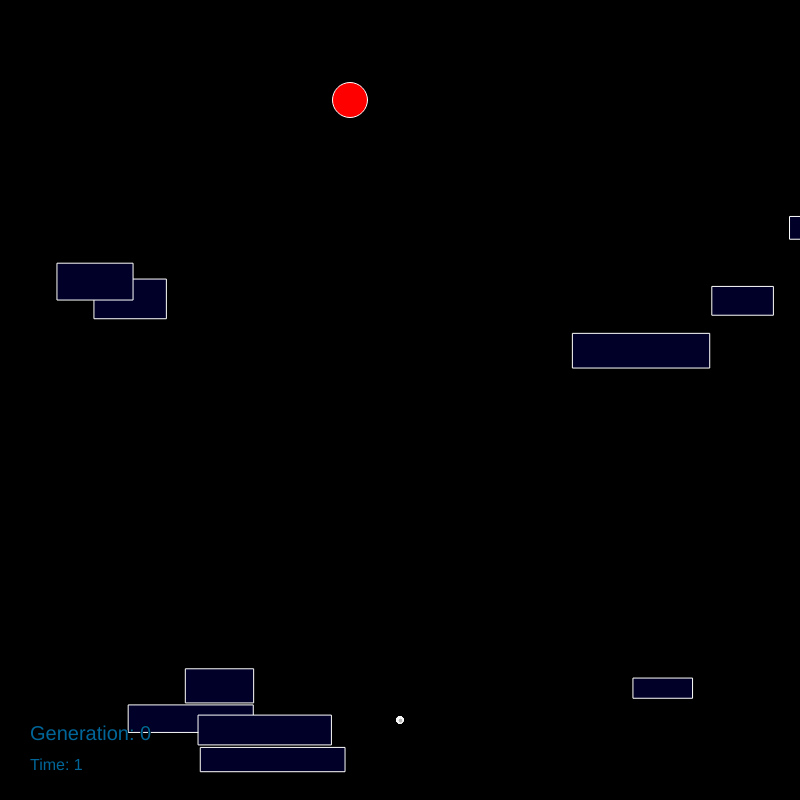
Frame 1 (no input)
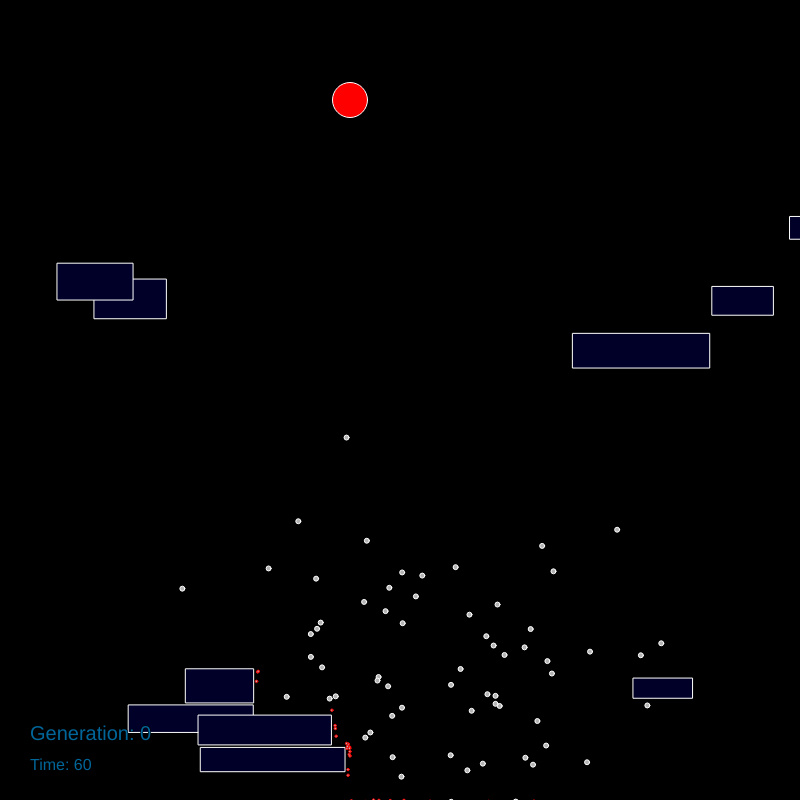
Frame 60 (no input)
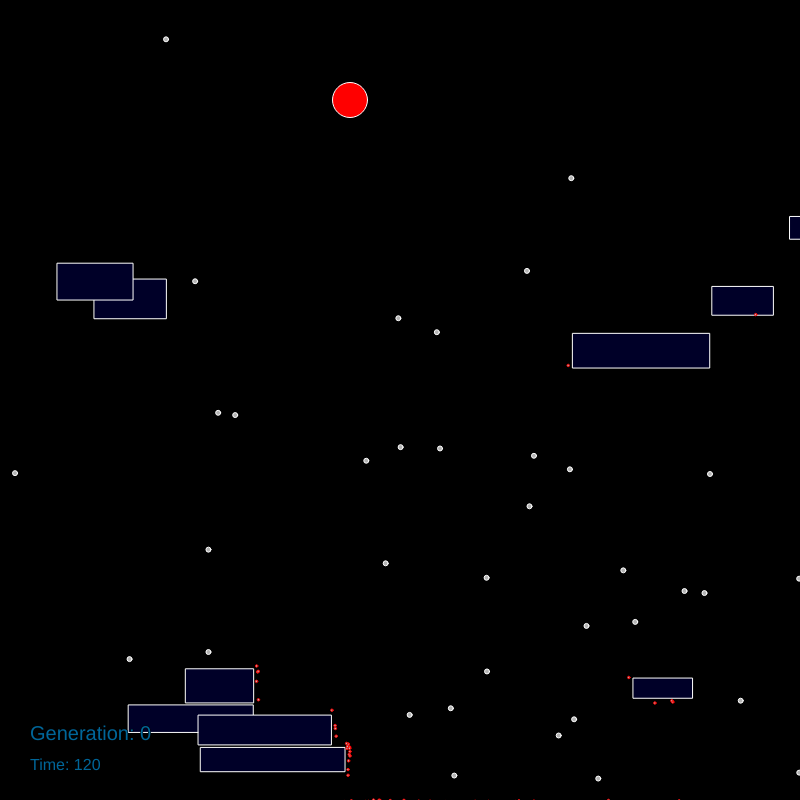
Frame 120 (the mouse pressed at the canvas centre since frame 60)

The p5.js sketch that drew these frames (run headless with seeded random() and noise() and a simulated clock; from frame 60 on, the mouse is pressed at the canvas centre):

// p5.js sketch
// ── sketch.js
// @ts-check

const mutationRate = 0.25;
const populationSize = 100;
const replacementRatio = 0.8;

const maxForce = 1.5;
const applyFactor = 0.5;
const flightTime = 150;
const nrOfObstacles = 10;

/** @type {Rocket[]}  */
let rockets = new Array(populationSize);
let obstacles = [];
let goal;
let time = 0;
let generationCounter = 0;
let bestHistory = [];

function setup() {
    createCanvas(800, 800);

    // generate Rockets
    rockets = rockets.fill(null).map(() => new Rocket());

    // set obstacles
    obstacles = makeObstacles();

    // create goal
    goal = new Goal();
}

function draw() {
    background(0);

    //draw objects
    goal.draw();
    obstacles.forEach(o => o.draw());

    // draw object
    rockets.forEach(r => r.draw(obstacles, goal));
    let rocketsAlive = rockets.filter(r => r.alive).length;

    //generate new population if time is over or all rockets are crashed
    if (time >= flightTime - 1 || rocketsAlive === 0) {

        // next Generation
        rockets = makeNewGeneration(rockets);
        generationCounter++;
        time = 0;
    } else {
        time++;
    }

    drawHistory(bestHistory);

    // draw text
    fill(0, 102, 153);
    stroke(0);
    textSize(20);
    text(`Generation: ${generationCounter}`, 30, height - 60);
    textSize(16);
    text(`Time: ${time}`, 30, height - 30);
}


/**
 * @param {Rocket[]} rockets 
 * @returns Rocket[]
 */
function makeNewGeneration(rockets) {
    // sort rockets by fitness
    rockets = rockets.sort((r1, r2) => r2.calculateFitness() - r1.calculateFitness());

    bestHistory = rockets[0].history;

    // pick rockets in mating pool
    let nextGen = new Array(Math.floor(populationSize * replacementRatio))
        .fill(null)
        .map(() => pick(rockets));

    // cross rockets in mating pool
    nextGen = nextGen.map((rocket, idx, allRockets) => {
        if (idx % 2 === 0) {
            return rocket.crossWith(allRockets[idx + 1]);
        } else {
            return rocket.crossWith(allRockets[idx - 1]);
        }
    });

    // mutate next generation and add top 20% of last gen
    return mutate(nextGen).concat(
        rockets.slice(0, populationSize - nextGen.length).map(r => r.revive())
    );
}

/**
 * @param {Rocket[]} rockets 
 * @returns Rocket[] 
 */
function pick(rockets) {
    let fitnessSum = rockets.reduce((sum, current) => sum + current.calculateFitness(), 0);
    let rand = Math.random();
    let sum = 0;

    for (let idx = 0; idx < rockets.length; idx++) {
        const rocket = rockets[idx];
        sum += rocket.calculateFitness() / fitnessSum;
        if (sum > rand) {
            return rocket;
        }
    }
}

/**
 * @param {Rocket[]} nextGen 
 * @returns Rocket[] 
 */
function mutate(nextGen) {
    nextGen.forEach(rocket => {
        let rand = Math.random();
        if (rand < mutationRate) {
            let mutateCount = (Math.random() * flightTime) / 15;
            for (let idx = 0; idx < mutateCount; idx++) {
                let randIdx = Math.floor(Math.random() * flightTime);
                rocket.vectorArray[randIdx] = new Vector(
                    randomNumber(),
                    randomNumber()
                );
            }
        }
    });
    return nextGen;
}

/**
 * @returns number
 */
function randomNumber() {
    return Math.random() * maxForce * 2 - maxForce;
}

function mouseDragged() {
    goal.position.x = mouseX;
    goal.position.y = mouseY;
}


function makeObstacles() {
    const obst = [];
    for (let i = 0; i < nrOfObstacles; i++) {
        obst.push(new Obstacle(Math.random() * width, Math.random() * height, Math.random() * 100 + 50, Math.random() * 20 + 20));
    }
    return obst;
}

function keyPressed() {
    if (keyCode === LEFT_ARROW) {
        obstacles = makeObstacles();
    }
}

function drawHistory(history) {
    history.forEach((element, i, elements) => {
        const next = elements[i + 1]
        if (next) {
            stroke(255, 0, 0);
            line(element.x, element.y, next.x, next.y);
        }
    });
}

class Rocket {

    /**
     * @param {Vector[] | undefined} vectorArray 
     */
    constructor(vectorArray) {
        if (vectorArray) {
            this.vectorArray = vectorArray;
        } else {
            this.vectorArray = this.generateDirectionsArray(flightTime);
        }

        // init values
        this.position = { x: width / 2, y: height * 0.9 };
        this.size = 5;
        this.bestDistance = 10000;
        this.alive = true;
        this.velocity = new Vector(0, 0);
        this.hitTime = null;
        this.history = [];
    }

    /**
     * @param {number} time 
     */
    fly(time) {
        const currentVector = this.vectorArray[time];
        this.velocity = this.velocity.addToPosition(currentVector);
        this.position = {
            x: this.position.x + this.velocity.x,
            y: this.position.y - this.velocity.y,
        };
    }

    /**
     * @param {Obstacle[]} obstacles 
     * @param {Goal} goal 
     */
    draw(obstacles, goal) {
        this.history.push(this.position);
        if (!this.alive) {
            stroke(255, 0, 0);
            ellipse(
                this.position.x,
                this.position.y,
                this.size / 2,
                this.size / 2
            );
            return;
        }

        this.fly(time);

        if (this.detectCrashes(obstacles)) {
            this.bestDistance *= 20;
            this.alive = false;
        }
        let currentDistance = this.distanceToGoal(goal);

        if (currentDistance < 20) {
            currentDistance = 0;
            this.hitTime = time;
            this.alive = false;
        }
        if (currentDistance < this.bestDistance) {
            this.bestDistance = currentDistance;
        }
        stroke(255);
        fill(180);
        ellipse(this.position.x, this.position.y, this.size, this.size);
    }

    /**
     * @param {Obstacle[]} obstacles 
     * @returns boolean
     */
    detectCrashes(obstacles) {
        return (
            this.isOutOfScreen() ||
            obstacles.some(rect => {
                let distX = Math.abs(this.position.x - rect.x - rect.w / 2);
                let distY = Math.abs(this.position.y - rect.y - rect.h / 2);

                if (distX > rect.w / 2 + this.size) {
                    return false;
                }
                if (distY > rect.h / 2 + this.size) {
                    return false;
                }

                if (distX <= rect.w / 2) {
                    return true;
                }
                if (distY <= rect.h / 2) {
                    return true;
                }

                let dx = distX - rect.w / 2;
                let dy = distY - rect.h / 2;
                return dx * dx + dy * dy <= this.size * this.size;
            })
        );
    }


    /**
     * @returns boolean
     */
    isOutOfScreen() {
        return (
            this.position.x < 0 ||
            this.position.x > width ||
            this.position.y < 0 ||
            this.position.y > height
        );
    }

    /**
     * @returns number
     */
    calculateFitness() {
        if (this.bestDistance === 0) {
            return 1 - this.hitTime / (flightTime * 2);
        }
        return 1 / this.bestDistance;
    }

    /**
     * @param {Goal} goal 
     * @returns number
     */
    distanceToGoal(goal) {
        let x = this.position.x - goal.position.x;
        let y = this.position.y - goal.position.y;
        return Math.sqrt(x * x + y * y);
    }

    /**
     * @param {number} length 
     * @returns Vector[]
     */
    generateDirectionsArray(length) {
        return new Array(length)
            .fill(null)
            .map(() => new Vector(randomNumber(), randomNumber()));
    }

    /**
     * @param {Rocket} partner 
     * @returns Rocket
     */
    crossWith(partner) {
        const splitPoint = Math.random() * this.vectorArray.length;
        const myDNA = this.vectorArray.slice(0, splitPoint);
        const partnerDNA = partner.vectorArray.slice(splitPoint);
        return new Rocket(myDNA.concat(partnerDNA));
    }

    /**
     * @returns Rocket
     */
    revive() {
        return new Rocket(this.vectorArray);
    }
}

class Vector {

    /**
     * @param {number} x 
     * @param {number} y 
     */
    constructor(x, y) {
        this.x = x;
        this.y = y;
    }

    /**
     * @param {Vector} position 
     */
    addToPosition(position) {
        return new Vector(
            this.x + position.x * applyFactor,
            this.y + position.y * applyFactor
        );
    }
}

class Obstacle {
    /**
     * @param {number} x 
     * @param {number} y 
     * @param {number} w 
     * @param {number} h 
     */
    constructor(x, y, w, h) {
        this.x = x;
        this.y = y;
        this.w = w;
        this.h = h;
    }

    draw() {
        fill(0, 0, 40);
        stroke(255);
        rect(this.x, this.y, this.w, this.h);
    }
}

class Goal {
    constructor() {
        this.position = {
            x: 350,
            y: 100
        };
        this.radius = 35;
    }

    draw() {
        stroke(255);
        fill(255, 0, 0);
        ellipse(this.position.x, this.position.y, this.radius, this.radius);
    }
}
